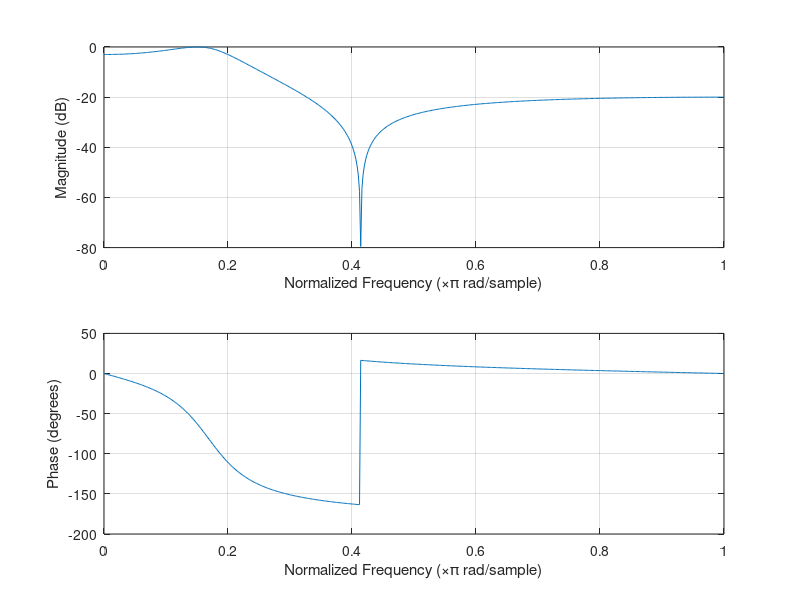

Recreate this plot in MATLAB. (Note: this script raises an error after producing the figure.)
%==========================================================================
%Pokazanie dla danych transmitacji:
%-odpowiedzi impulsowej,
%-charakterystyki amplitudowo-czestotliwosciowej
%-charakterystyki fazowe
%-zbadać stablinosc,
%Dodatkowo sprawdzenie danego filtra sygnalem zlozonym z 3 sygnalow
%sinusoidalnych. Filtr projektowany za pomoca metody Yule-Walkera i za
%pomoca polecenia fir2
%==========================================================================
clc;
close all;
clear all;

fs=1000;                    %czestotliwosc probkowania
f=100;                      %czestotliwosc sygnalu
L=[0.1239 -0.0662 0.1239];  %licznik transmitancji
M=[1 -1.4412 0.6979];       %mianownik transmitancji
sys=tf(L,M);                %zbudowanie funkcji przejscia
t=0:(1/fs):1;               %wektor czsu

delta_k=zeros(1,length(t)); %delta kronekera (zera w calym sygnale,
delta_k(1,1)=1;             %pierwsza próbka jest rowna 1)

figure(1);
[H,W]=freqz(L,M);           %odpowiedz czestotliwosciowa filtra
freqz(L,M);                 %wykres amplitudy i fazy(rozwiniety) filtra

Mod=20*log10(abs(H));       %modul [dB]
Fi_rad=phase(H);            %faza sygnalu [rad]
Fi_deg=Fi_rad*180/pi;       %faza sygnalu [deg]
W_norm=W/pi;                %czestotliwosc znormalizowana 

figure(2);
subplot(2,1,1);
plot(W_norm,Mod);           %wykr. modulu od czestotliwosci znormalizowanej
title('Odpowiedz amplitudowo-czestotliwosciowa filtra');
ylabel('Modul [dB]');
xlabel('Czestotliwosc znormalizowana ');
subplot(2,1,2);
plot(W_norm,Fi_deg);        %wykr. fazy od czestotliwosci znormalizowanej
title('Odpowiedz fazowo-czestotliwosciowa filtra');
ylabel('Faza[\circ]');
xlabel('Czestotliwosc znormalizowana ');

figure(3);
dimpulse(L,M);              %odpowiedz impulsowa filtra

odp_imp=filter(L,M,delta_k);%filtrowanie sygnalu delta_k za pomoca filtra 
                            %opisanego za pomoca L i M, tworzy nowy wektor
figure(4);
subplot(2,1,1);
plot(t,delta_k);            %wykreslenie przebiegu f. delty kroneckera
xlabel('czas [s]');
ylabel('Amplituda')
title('Sygnal przed filtracja');
subplot(2,1,2);
plot(t,odp_imp);            %wykreslenie przebiegu f. delty k. po filtr.
xlabel('czas [s]');
ylabel('Amplituda');
title('Sygnal po filtracji');

figure(5);
x_offset=0;                 %odsuniecie okregu na osi X
y_offset=0;                 %odsuniecie okregu na osi Y
radius=1;                   %promien okregu 

x = linspace(x_offset-radius,x_offset+radius,100);
                            %wektor wartosci X okregu
circ1=sqrt(radius^2-(x-x_offset).^2)+y_offset;
circ2=-sqrt(radius^2-(x-x_offset) .^2)+y_offset;
                            %wektory wartosci Y okregu czesc gorna i dolna
plot(x,circ1,'k');hold on;
plot(x,circ2,'k');hold on;
                            %wykreslenie obydwu czesci okregu 
grid on;                    %wlaczenie linii siatki
axis equal;                 %rowne proporcje miedzy osiami XY

pzmap(L,M)                  %pzmap, znajduje i rysuje dla danej funkcji 
                            %zera oraz bieguny (zeros, poles)
[z,p,k]=tf2zpk(L,M);        %tf2zpk f. przejscia z czasu dyskretnego na 
                            %zera i bieguny (z-zeros, p-poles, k-gain);
